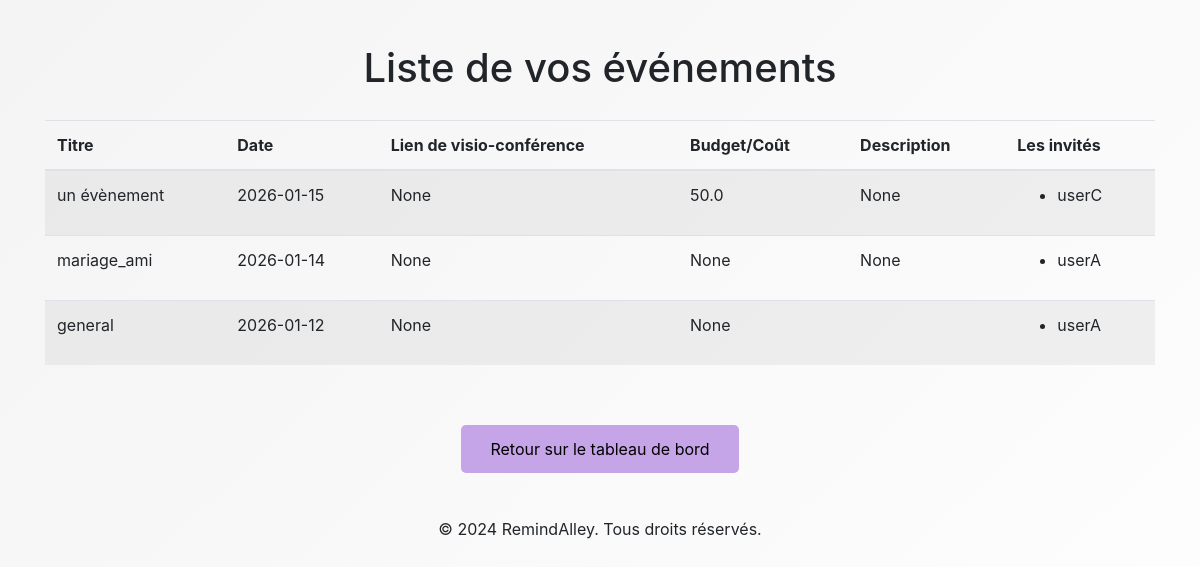
/user/list_events (signed in), run on an earlier commit of the app's database.
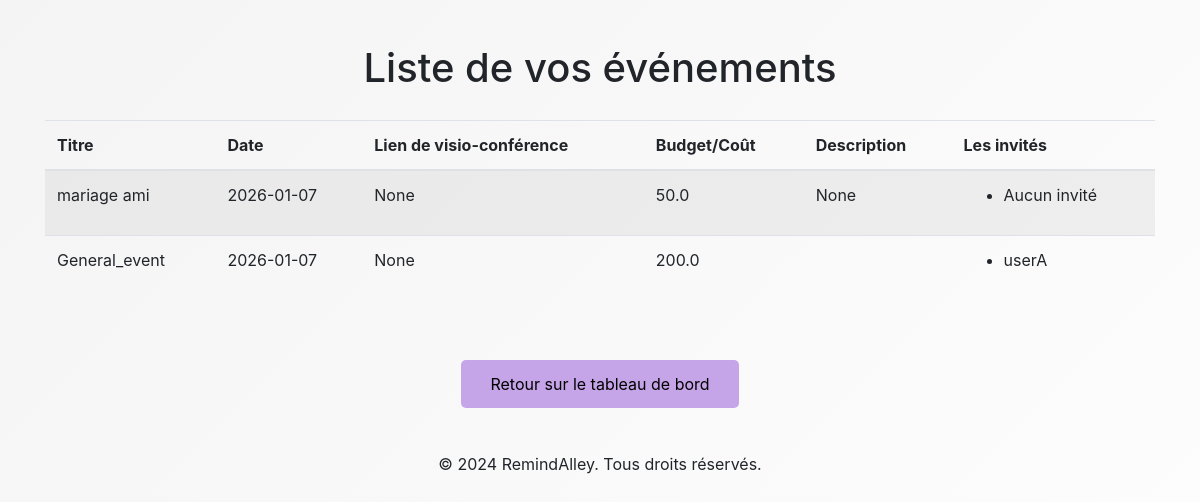
And on a later commit of the database.
### app/models/event.py (models this page shows)
class Event(db.Model):
    __tablename__ = 'event'
    id = db.Column(db.Integer, primary_key = True)
    title = db.Column(db.String(120), nullable=False)
    date = db.Column(db.DateTime, nullable=False)
    zoom_link = db.Column(db.String(500))
    budget = db.Column(db.Float)
    cost = db.Column(db.Float)
    description = db.Column(db.String(500))
    comments = db.Column(db.String(500))
    owner_id = db.Column(db.Integer, db.ForeignKey('user.id'), nullable=False)
    event_type = db.Column(db.String(50), nullable=False)
    priority = db.Column(db.String(50), nullable=False)
    location = db.Column(db.String(150))
    marriage_details = db.relationship('MarriageEvent', uselist=False, backref='event', cascade="all, delete-orphan")
    party_details = db.relationship('PartyEvent', uselist=False, backref='event', cascade="all, delete-orphan")
    meeting_details = db.relationship('MeetingEvent', uselist=False, backref='event', cascade="all, delete-orphan")
    festival_details = db.relationship('FestivalEvent', uselist=False, backref='event', cascade="all, delete-orphan")

### app/models/user.py (models this page shows, shortened)
class User(db.Model):
    __tablename__ = 'user'
    id = db.Column(db.Integer, primary_key=True)
    username = db.Column(db.String(150), unique=True, nullable=False)
    family_name = db.Column(db.String(150), nullable=False)
    name = db.Column(db.String(150), nullable=False)
    email = db.Column(db.String(150), unique=True, nullable=False)
    phone_number = db.Column(db.String(150), unique=True, nullable=False)
    dateOfBirth = db.Column(db.Date, nullable=False)
    password_hash = db.Column(db.String(150), nullable=False)
    is_active = db.Column(db.Boolean, default=True)
    login_attempts = db.Column(db.Integer, default=0)
    events = db.relationship('Event', backref='owner', lazy=True)
    invited_events = db.relationship('Event', secondary='invitations', backref='invited_users')
    @property
    def is_authenticated(self):
        return True
    """Désactive le compte utilisateur."""
    """Réinitialise le compteur de tentatives de connexion lorsqu'une connexion réussit """

### app/routes/user.py (the view)
@user_bp.route('/list_events', methods=['GET'])
@login_required
def list_events():
    owned_events = Event.query.filter_by(owner=current_user).all()
    invited_events = (
        Event.query
        .join(Event.invited_users)
        .filter(User.id == current_user.id)
        .all()
    )
    events = list({event.id: event for event in owned_events + invited_events}.values())
    return render_template(
        'list_events.html',
        events=events
    )

### app/templates/list_events.html (shortened to what this page needs)
<!DOCTYPE html>
<html lang="fr">
<head>
    <link rel="stylesheet" href="{{ url_for('static', filename='css/style.css') }}">
    <link rel="stylesheet" href="{{ url_for('static', filename='css/modifyEvent.css') }}">
    <link rel="stylesheet" href="https://maxcdn.bootstrapcdn.com/bootstrap/4.5.2/css/bootstrap.min.css">
</head>
<body>
    <div class="container mt-4">
        <h1>Liste de vos événements</h1>
        <table class="table table-striped">
            <thead>
                <tr>
                    <th>Titre</th>
                    <th>Date</th>
                    <th>Lien de visio-conférence</th>
                    <th>Budget/Coût</th>
                    <th>Description</th>
                    <th>Les invités</th>
                </tr>
            </thead>
            <tbody>
                {% for event in events %}
                <tr>
                    <td>{{ event.title }}</td>
                    <td>{{ event.date.strftime('%Y-%m-%d') }}</td>
                    <td>{{ event.zoom_link }}</td>
                    <td>
                        {% if current_user.id == event.owner_id %}
                            {{ event.budget }}
                        {% else %}
                            {{ event.cost }}
                        {% endif %}
                    </td>
                    <td>{{ event.description }}</td>
                    <td>
                        <ul>
                            {% for user in event.invited_users %}
                                <li>{{ user.username }}</li>
                            {% else %}
                                <li>Aucun invité</li>
                            {% endfor %}
                        </ul>
                    </td>
                </tr>
                {% endfor %}
            </tbody>
        </table>
        <br>
        <a href="{{ url_for('user.user_dashboard', user_id=current_user.id) }}" class="btn btn-secondary" id="ret_btn">Retour sur le tableau de bord</a>
    </div>
    <br>
    <footer class="footer_ra">
        <p>&copy; 2024 RemindAlley. Tous droits réservés.</p>
    </footer>
</body>
</html>

### app/static/css/style.css (style rules this page uses)
body { font-family: Verdana, Geneva, Tahoma, sans-serif; background: linear-gradient(135deg,#f4f4f4, #fffeff); color: #2b0a0a; height: 100vh; display: flex; flex-direction: column; text-align: center; justify-content: flex-start; align-items: center; padding: 10px; padding-top: 100px; margin: 0; overflow: auto; }

### app/static/css/modifyEvent.css (style rules this page uses)
body { font-family: Verdana, Geneva, Tahoma, sans-serif; background: linear-gradient(135deg,#f4f4f4, #fffeff); color: #2b0a0a; height: 100vh; display: flex; flex-direction: column; text-align: center; padding: 10px; overflow: hidden; margin: 0; padding: 0; }
h1 { margin-top: 100px; text-align: center; padding-bottom: 20px; }
.container { margin-top: 50px; max-height: 90vh; overflow-y: auto; padding: 20px; border-radius: 8px; }
.btn { width: fit-content; }
#ret_btn { width: 25%; padding: 12px; background-color: #c6a4e8; color: black; border: none; border-radius: 5px; cursor: pointer; font-size: 1em; margin: 20px auto 0 auto; transition: background-color 0.3s ease; display: block; text-decoration: none; text-align: center; }

What changed in the data, as far as the page shows it:
removed User: username "userC", shown under Event "un évènement"
removed Event: title "general", date "2026-01-12", zoom_link "None", cost "None", User (username "userA")
changed Event: title "mariage_ami" → "mariage ami"; date "2026-01-14" → "2026-01-07"; budget (not shown) → "50.0"; cost "None" → (not shown); owner_id 3 → 1 (drawn); loses User (username "userA"); moves up the list
changed Event: title "un évènement" → "General_event"; date "2026-01-15" → "2026-01-07"; cost (not shown) → "200.0"; gains User (username "userA"); budget "50.0" → (not shown); description "None" → (not shown)
